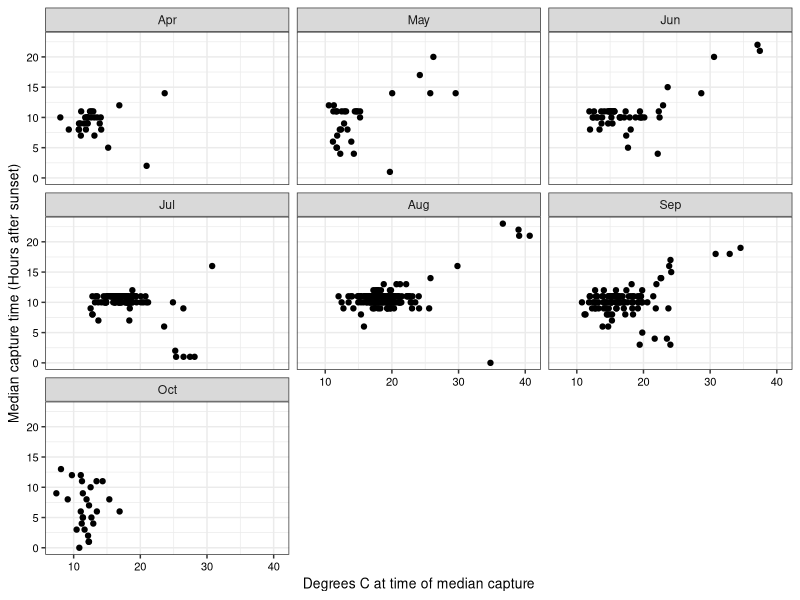
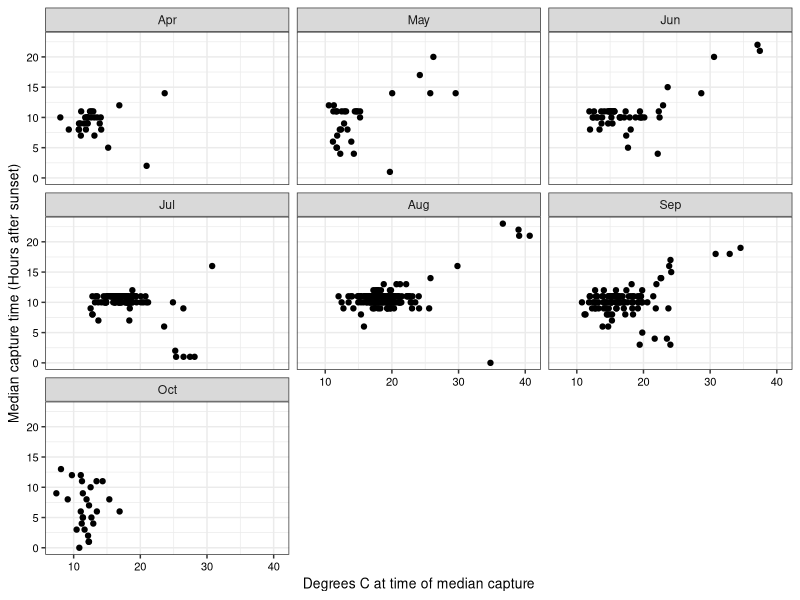

Write the R code that produced these figures, in order.
#===========================================================================#
# script5_time_of_median_capture_vs_temperature.R
# 
# PARTS
# 1. df "all" -- Pool non-zero readings by month and hour of day(line 26)  
# 2. df "all2" shift 0 hour back 6 hrs fom 2400 to 1800 (line 64)  
# 3. df "all3" Expand from frequency to case form and saves (line 105)
# 4. df "all4", hour of median count by night (lin3 130)
# 5. df "all5" reads back temperature date and time shifts (line 167)
# 6. df "all6", left_join merge all4,all5 (line 211)
# 7. Scatter plot of hr median capture vs temperature (line 232)
# 8. Spearman correlation of hour of median capture with temperature
#
# all--imported as created in script2
# combined3
#  - Night only
#  - Only first obs of night for that site
#  - Additional variables adjust 0 hour to sundown and keep next sun-up in
#    the same Julian day
# combined4
#  - All captures per night
#  - Additional variables to adjust 0 hour to sundown and keep next sun-up 
#    in the same Julian day (as in 3)
#  - Used to examine whether captures are less likely overall on hotter
#    nights
#
# Fig 5, Median capture vs. tempature by month
#  
#===========================================================================#

library(tidyverse)
library(lubridate)

#---------------------------------------------------------------------------#
#-- 1. df "all" -- Pool non-zero readings by month and hour of day ---------
#---------------------------------------------------------------------------#

# Input is all readings taken over 2 years, including many reports of 
# zero moths captured. Reduces from 36,055 to 168 observations.

all <- read_csv("./data-intermediate/combined_count_temp_all.csv")
all
# A tibble: 36,055 x 8
#   site2    Yr Mnth.x Julian    Hr count Mnth.y degc_avg
#   <chr> <dbl> <chr>   <dbl> <dbl> <dbl> <chr>     <dbl>
# 1 A      2019 May       142    15     0 NA         NA  
# 2 A      2019 May       142    16     0 May        21.6
# 3 A      2019 May       142    17     0 May        19.8

# Pools all moths captured in 5 traps over 2 years by month and hour of capture

all <- all %>% 
  group_by(Yr,Mnth.x,Julian,Hr,site2) %>% 
  summarize(count = sum(count, na.rm = TRUE)) %>% 
  filter(Mnth.x %in% c("Apr","May","Jun","Jul","Aug","Sep","Oct")) %>% 
  rename(Mnth = Mnth.x) %>% 
  filter(count > 0)
all
# A tibble: 1,224 x 6
# Groups:   Yr, Mnth, Julian, Hr [833]
#      Yr Mnth  Julian    Hr site2 count
#   <dbl> <chr>  <dbl> <dbl> <chr> <dbl>
# 1  2019 Apr      114     5 C        12
# 2  2019 Apr      115     5 C         2
# 3  2019 Apr      115     6 C         1
# 4  2019 Apr      116    13 D         7

# Make Mnth into a factor to conserve order

all$Mnth <- factor(all$Mnth, levels = c("Apr","May","Jun","Jul","Aug","Sep","Oct"))
all
levels(all$Mnth)

#---------------------------------------------------------------------------#
#-- 2. df "all2" shift 0 hour back 6 hrs fom 2400 to 1800 ------------------
#---------------------------------------------------------------------------#

### Algorithm to shift time and date. This is how we did the time shift in
### script11. See also "julian_date_and_hour_scratch.R". Note that numbering
### of "combined" data sets in this script is different from script11--don't
### switch back and forth.

### Anything after midnight and before sundown (6PM) has the Julian date from 
### the previous day. See "algorithm_julian_date_and_hour.R"
### Anything after midnight and before sundown (6PM) has the Julian date from 
### the previous day

all2 <- all %>% 
  dplyr::mutate(Hr2 = ifelse(Hr >= 18, Hr - 18, Hr + 6),
                Julian2 = ifelse(Hr >= 18, Julian, Julian - 1)) %>% 
  dplyr::arrange(Julian,Hr)
all2

all2[!complete.cases(all2), ]
#-- Tibble of 0, all complete cases

all2
# A tibble: 1,224 x 8
# Groups:   Yr, Mnth, Julian, Hr [833]
#      Yr Mnth  Julian    Hr site2 count   Hr2 Julian2
#   <dbl> <fct>  <dbl> <dbl> <chr> <dbl> <dbl>   <dbl>
# 1  2020 Apr      102     2 A4        1     8     101
# 2  2020 Apr      102     4 A4        1    10     101
# 3  2020 Apr      103     3 A4        1     9     102
# 4  2020 Apr      105     4 A2        1    10     104

#---------------------------------------------------------------------------#
#-- 3. df "all3" Expand from frequency to case form  -----------------------
#---------------------------------------------------------------------------#

### Get median observation for Julian2. In order to be certain that median
### functions correctly, go from frequency table form (moths per hour of)
### observations) to case format (one observation for each moth)

all3 <- vcdExtra::expand.dft(all2, freq = "count")
#-- goes from 1224 to 3588 observations
all3[!complete.cases(all3), ]
#-- Tibble of 0, all complete cases
all3
# A tibble: 3,588 x 7
# Groups:   Yr, Mnth, Julian, Hr [833]
#       Yr Mnth  Julian    Hr site2   Hr2 Julian2
#   <int> <chr>  <int> <int> <chr> <int>   <int>
# 1  2020 Apr      102     2 A4        8     101
# 2  2020 Apr      102     4 A4       10     101
# 3  2020 Apr      103     3 A4        9     102

### vcdExtra cranks awhile to get this, so export this
write.csv(all3,"./data-intermediate/counts_all_case_form.csv",
          row.names = FALSE)

#---------------------------------------------------------------------------#
#-- 4. df "all4" Collapses back to nightly median & add back temp dat -------
#---------------------------------------------------------------------------#

all4 <- all3 %>% 
  group_by(Yr,Julian2,site2) %>% 
  dplyr::summarise(Hr2 = median(Hr2))
all4
#      Yr Julian2 site2   Hr2
#   <int>   <int> <chr> <dbl>
# 1  2019     113 C      11  
# 2  2019     114 C      11  
# 3  2019     115 D      19  
# 4  2019     116 C       9  
# 5  2019     117 C       9  
# 6  2019     119 C      11  

all4[!complete.cases(all4), ]
#-- Tibble of 0, all complete cases

# all4$Hr2_flr <- floor(all4$Hr2)
# all4[all4$Hr2 != all4$Hr2_flr, ]
# A tibble: 64 x 5
# Groups:   Yr, Julian2 [58]
#      Yr Julian2 site2   Hr2 Hr2_flr
#   <int>   <int> <chr> <dbl>   <dbl>
# 1  2019     121 C       8.5       8
# 2  2019     128 C       8.5       8
# 3  2019     147 C      16.5      16

#   In 12% of cases, the median function returned a 0.5 value

all4$Hr2 <- floor(all4$Hr2)

#  All median values rounded down

#---------------------------------------------------------------------------#
#-- 5. df "all5" reads back temperature date and time shifts ---------------
#---------------------------------------------------------------------------#

### Need time shift all again and get temperature data to merge

all <- read_csv("./data-intermediate/combined_count_temp_all.csv")
all
# A tibble: 36,055 x 8
#   site2    Yr Mnth.x Julian    Hr count Mnth.y degc_avg
#   <chr> <dbl> <chr>   <dbl> <dbl> <dbl> <chr>     <dbl>
# 1 A      2019 May       142    15     0 NA         NA  
# 2 A      2019 May       142    16     0 May        21.6
# 3 A      2019 May       142    17     0 May        19.8


all5 <- all %>%
  select(Yr,Mnth.x,Julian,Hr,site2,degc_avg) %>% 
  filter(Mnth.x %in% c("Apr","May","Jun","Jul","Aug","Sep","Oct")) %>% 
  rename(Mnth = Mnth.x)
all5

all5 <- all5 %>% 
  dplyr::mutate(Hr2 = ifelse(Hr >= 18, Hr - 18, Hr + 6),
                Julian2 = ifelse(Hr >= 18, Julian, Julian - 1)) %>% 
  dplyr::arrange(Yr,Julian,Hr) %>% 
  filter(!is.na(degc_avg)) %>% 
  select(-c(Julian,Hr))
all5
# A tibble: 33,376 x 6
#      Yr Mnth  site2 degc_avg   Hr2 Julian2
#   <dbl> <chr> <chr>    <dbl> <dbl>   <dbl>
# 1  2019 May   D         13.4    23     135
# 2  2019 May   D         14.2     0     136

all4
# A tibble: 584 x 4
# Groups:   Yr, Julian2 [261]
#     Yr Julian2 site2   Hr2
#   <int>   <int> <chr> <dbl>
# 1  2019     113 C      11  
# 2  2019     114 C      11  
# 3  2019     115 D      19  

#---------------------------------------------------------------------------#
#-- 6. df "all6" merges temperature on hr of median capture ---------------
#---------------------------------------------------------------------------#

all6 <- left_join(all4,all5)

all6 <- all6[complete.cases(all6), ] 
#   Mnth and degc_avg missing in some cases. 584 to 558 observations 

all6
# A tibble: 558 x 6
# Groups:   Yr, Julian2 [242]
#      Yr Julian2 site2   Hr2 Mnth  degc_avg
#   <dbl>   <dbl> <chr> <dbl> <chr>    <dbl>
# 1  2019     142 A         8 May       12.2
# 2  2019     143 A        17 May       24.2
# 3  2019     144 A        11 May       12.5
# 4  2019     147 A         8 May       12.4


#---------------------------------------------------------------------------#
#-- 7. Scatter plot of hr median capture vs temperature       ---------------
#---------------------------------------------------------------------------#

### Make Mnth an ordered factor
all6$Mnth <- factor(all6$Mnth, levels = c("Apr","May","Jun","Jul","Aug","Sep","Oct"))

### Now plot and determine correlations
p1 <- ggplot(all6, aes(x = degc_avg, y = Hr2)) +
  geom_point() +
  facet_wrap(vars(Mnth), ncol = 3, nrow = 4) +
  theme_bw() +
  xlab("Degrees C at time of median capture") +
  ylab("Median capture time (Hours after sunset)") +
  theme(axis.text.x = element_text(color = "black", size = 8),# angle = 45, hjust = 1),
        axis.text.y = element_text(color = "black", size = 8),
        axis.title.x = element_text(color = "black", size = 10),
        axis.title.y = element_text(color = "black", size = 10),
        legend.title = element_text(color = "black", size = 8),
        legend.text = element_text(color = "black", size = 8))

p1

ggsave(filename = "Fig5.jpg", plot = p1, device = "jpg", path = "./results",
       dpi = 300, width = 5.83, height = 5.83, units = "in")

#---------------------------------------------------------------------------#
#-- 8. Determine Sprearman correlation by month             ---------------
#---------------------------------------------------------------------------#

### Examine correlations (if any). The sophisticated way to do this would be
### to use the tidyverse package purr to get subsets into a list and apply
### correlation to each in list. Will use the simple method of subsetting into
### 7 1-mont data sets and using the correlation function 7 times.

# ?subset
# Warning
# This is a convenience function intended for use interactively. For programming 
# it is better to use the standard subsetting functions like [, and in particular
# the non-standard evaluation of argument subset can have unanticipated consequences.

Apr <- all6[all6$Mnth == "Apr", ]
May <- all6[all6$Mnth == "May", ]
Jun <- all6[all6$Mnth == "Jun", ]
Jul <- all6[all6$Mnth == "Jul", ]
Aug <- all6[all6$Mnth == "Aug", ]
Sep <- all6[all6$Mnth == "Sep", ]
Oct <- all6[all6$Mnth == "Oct", ]

### Correlations for Apr
cor.test(Apr$degc_avg,Apr$Hr2, method = "spearman")
# Spearman's rank correlation rho
# 
# data:  Apr$degc_avg and Apr$Hr2
# S = 3678, p-value = 0.3364
# alternative hypothesis: true rho is not equal to 0
# sample estimates:
#       rho 
# 0.1817484 
nrow(Apr) # 30

### Correlations for May
cor.test(May$degc_avg,May$Hr2, method = "spearman")
# Spearman's rank correlation rho
# 
# data:  May$degc_avg and May$Hr2
# S = 2917.6, p-value = 0.05726
# alternative hypothesis: true rho is not equal to 0
# sample estimates:
#       rho 
# 0.3509161 
nrow(May) #30

### Correlations for Jun
cor.test(Jun$degc_avg,Jun$Hr2, method = "spearman")
# Spearman's rank correlation rho
# 
# data:  Jun$degc_avg and Jun$Hr2
# S = 16001, p-value = 0.1055
# alternative hypothesis: true rho is not equal to 0
# sample estimates:
#       rho 
# 0.2316619 
nrow(Jun) #50

### Correlations for Jul
# cor.test(Jul$degc_avg,Jul$Hr2, method = "spearman")
# Spearman's rank correlation rho
# 
# data:  Jul$degc_avg and Jul$Hr2
# S = 341525, p-value = 0.1582
# alternative hypothesis: true rho is not equal to 0
# sample estimates:
#        rho 
# -0.1285577 
nrow(Jul) #122

### Correlations for Aug
cor.test(Aug$degc_avg,Aug$Hr2, method = "spearman")
# Spearman's rank correlation rho
# 
# data:  Aug$degc_avg and Aug$Hr2
# S = 1057035, p-value = 0.8457
# alternative hypothesis: true rho is not equal to 0
# sample estimates:
#       rho 
# 0.0143686 
nrow(Aug) #186

### Correlations for Sep
cor.test(Sep$degc_avg,Sep$Hr2, method = "spearman")
# 
# Spearman's rank correlation rho
# 
# data:  Sep$degc_avg and Sep$Hr2
# S = 190925, p-value = 0.02859
# alternative hypothesis: true rho is not equal to 0
# sample estimates:
#       rho 
# 0.2060131 
nrow(Sep) #113

### Correlatons for Oct
cor.test(Oct$degc_avg,Oct$Hr2, method = "spearman")
# 
# Spearman's rank correlation rho
# 
# data:  Oct$degc_avg and Oct$Hr2
# S = 3672.8, p-value = 0.5473
# alternative hypothesis: true rho is not equal to 0
# sample estimates:
#        rho 
# -0.1211338 
nrow(Oct) #27
